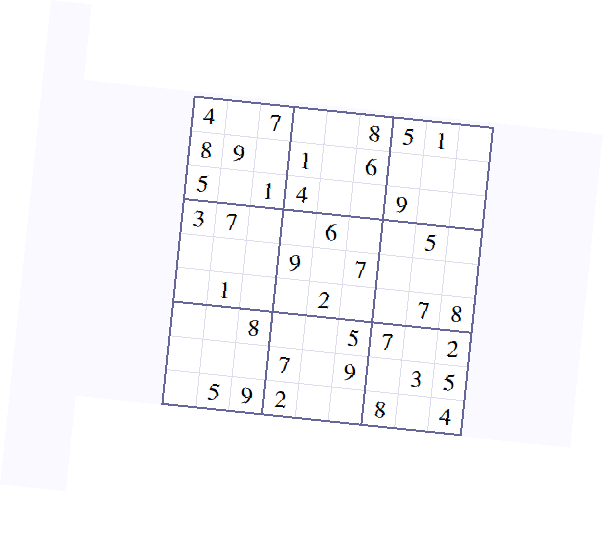
#> input picture corners/sudoku_image_02.png, 611 x 543 px
$ python find_corners.py
#> lines starting #> are read from the running program, lines starting #| are printed output that depends on the picture
### corners/harris.py
import numpy
from scipy import signal
import filtertools

# The point of using Gaussian derivative filters is that this computes a
# smoothing of the image, to a scale defined by the size of the filter, and the
# derivatives at the same time. The derivatives are less noisy than if computed
# with a simple difference filter on the original image.

# First add the corner response function to a file harris.py which will make
# use of the Gaussian derivatives above.


def compute_harris_response(image):
    """ compute the Harris corner detector response function
        for each pixel in the image"""

    #derivatives
    imx, imy = filtertools.gauss_derivatives(image, 3)

    #kernel for blurring
    gauss = filtertools.gauss_kernel(3)

    #compute components of the structure tensor
    Wxx = signal.convolve(imx*imx, gauss, mode='same')
    Wxy = signal.convolve(imx*imy, gauss, mode='same')
    Wyy = signal.convolve(imy*imy, gauss, mode='same')

    #determinant and trace
    Wdet = Wxx*Wyy - Wxy**2
    Wtr = Wxx + Wyy

    if numpy.count_nonzero(Wtr) == 0:
        return
    print Wtr.shape
    print numpy.count_nonzero(Wtr)

    return Wdet / Wtr


# This gives an image with each pixel containing the value of the Harris
# response function. Now it is just a matter of picking out the information
# needed from this image. Picking all values above a threshold with the
# additional constraint that corners must be separated with a minimum distance
# is an approach that often gives good results. To do this, take all candidate
# pixels, sort them in descending order of corner response values and mark off
# regions too close to positions already marked as corners. Add this function
# to harris.py.


# [58 lines left out: functions get_harris_points, save_harris_points, plot_harris_points, not called in this run]

### corners/find_corners.py
from numpy import array
from PIL import Image
import harris

# Try running the following commands on an example image:

im = Image.open('sudoku_image_02.png').convert("L")
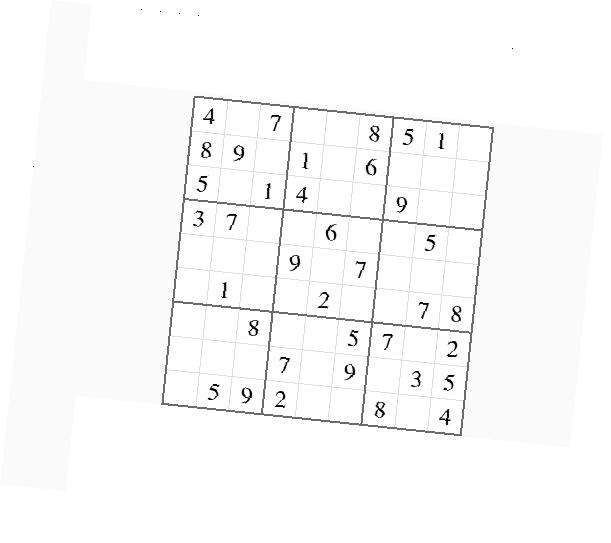
#> im: PIL image 611x543 L; min 0, max 255, mean 249.7
#im = im.rotate(5)#, expand=True)
im = array(im)
#> (the run stopped early here; a loop or call above may not have finished)

$ run again, with corners/sudoku_image_01.png copied over corners/sudoku_image_02.png
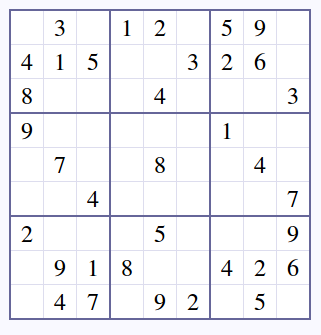
#> input picture corners/sudoku_image_01.png, 321 x 335 px
#> `im = Image.open('sudoku_image_02.png').convert("L")`:
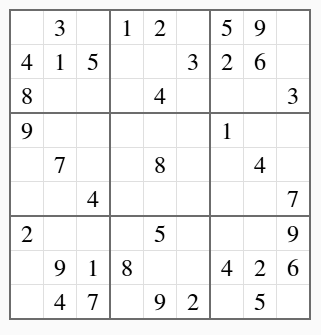
#> im: PIL image 321x335 L; min 0, max 255, mean 242.4
